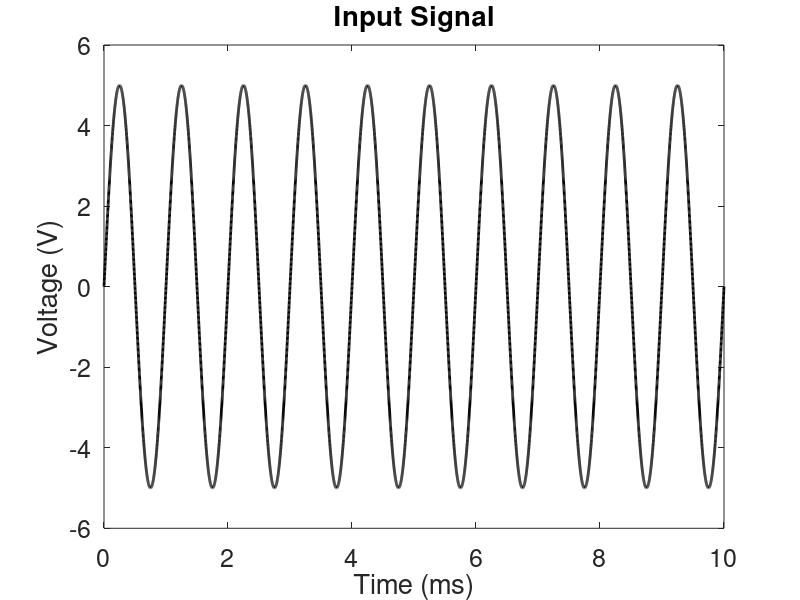
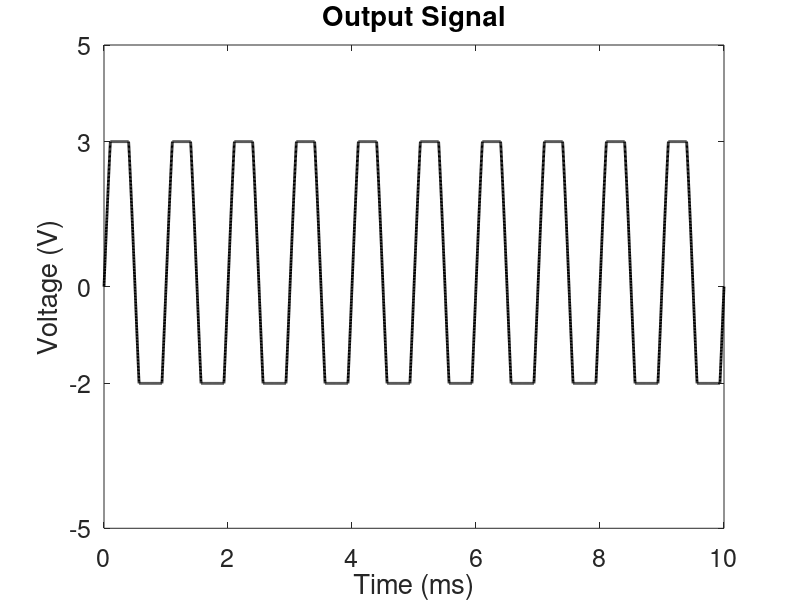
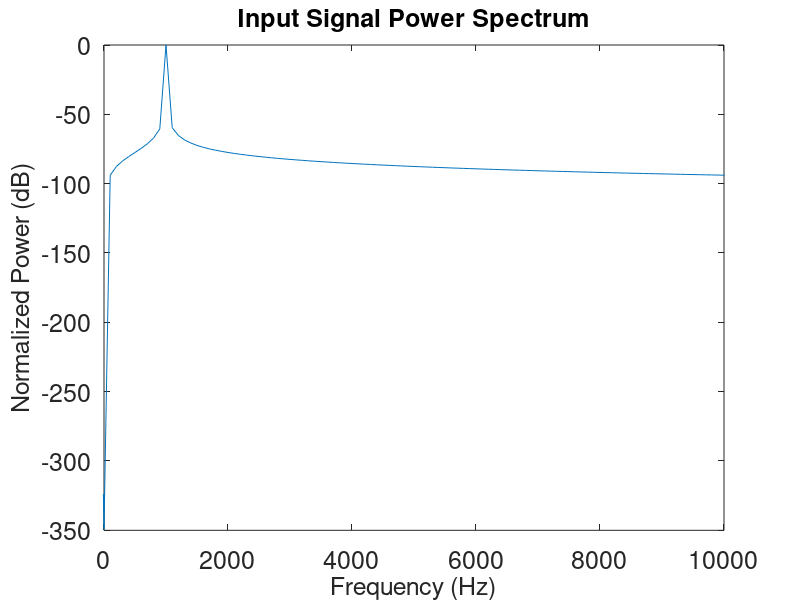
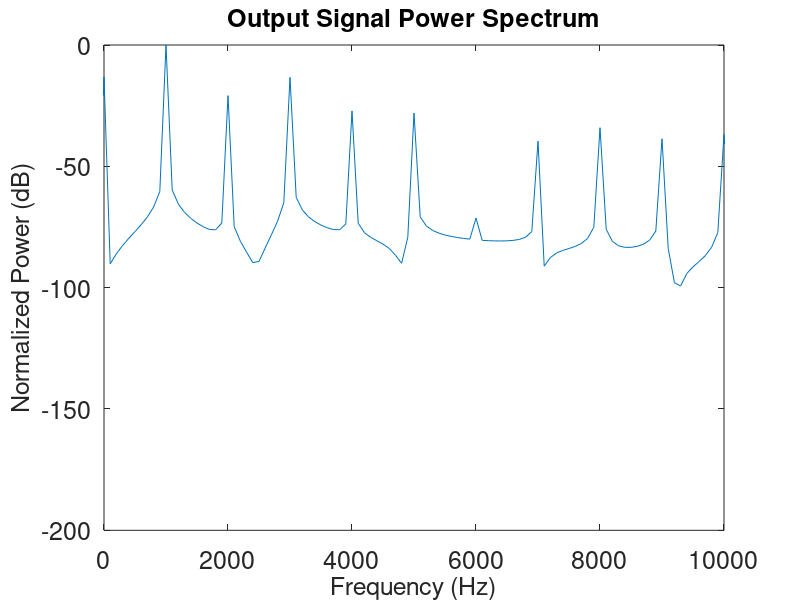

Reproduce these figures in MATLAB, in order.
function []=sin_in_out()

figure;
t = [0:0.000001:0.01];
in = 5*sin(2000*pi*t);
plot(t*1e3,in,'-k','LineWidth',2);
xlabel('Time (ms)','FontSize',18);
ylabel('Voltage (V)','FontSize',18);
title('Input Signal','FontSize',18);
set(gca,'FontSize',18);
print -dpng sine_in.png

figure;
out = in;
out(out < -2) = -2;
out(out > 3) = 3;
plot(t*1e3,out,'-k','LineWidth',2);
set(gca,'YTick',[-5 -2 0 3 5]);
xlabel('Time (ms)','FontSize',18);
ylabel('Voltage (V)','FontSize',18);
title('Output Signal','FontSize',18);
ylim([-5 5])
set(gca,'FontSize',18);
print -dpng rect_out.png

infft = fft(in);
outfft = fft(out);
fs = 1/mean(diff(t));
f = linspace(-fs/2,fs/2,length(t));
figure;
plot(f,fftshift(20*log10(abs(infft)./max(abs(infft)))));
xlim([0 10e3]);
set(gca,'FontSize',18);
xlabel('Frequency (Hz)','FontSize',18);
ylabel('Normalized Power (dB)','FontSize',18);
title('Input Signal Power Spectrum','FontSize',18);

figure;
plot(f,fftshift(20*log10(abs(outfft)./max(abs(outfft)))));
xlim([0 10e3]);
set(gca,'FontSize',18);
xlabel('Frequency (Hz)','FontSize',18);
ylabel('Normalized Power (dB)','FontSize',18);
title('Output Signal Power Spectrum','FontSize',18);
